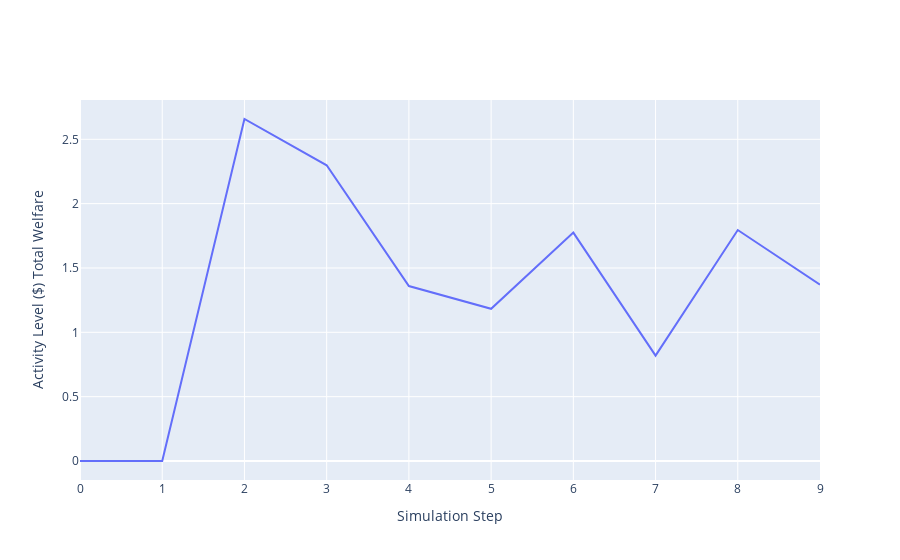

Write notebook code for a chart like this one.
### Markdown cell above
We can for example check the welfare (activity level) of this world (defined as the total contract sizes executed per step which in our case correspond to the total welfare)

### Code cell
import plotly.graph_objects as go

fig = go.Figure()
fig.add_trace(go.Scatter(y=world.stats["activity_level"], mode="lines"))
fig.update_layout(
    xaxis_title="Simulation Step", yaxis_title="Activity Level ($)\nTotal Welfare"
)
fig

### Figure 1 — Plotly figure (JSON) as saved in the notebook; plotly's stock layout.template omitted (floating-point values rounded to 4 significant figures)
{"data": [{"mode": "lines", "type": "scatter", "y": [0, 0, 2.658, 2.298, 1.36, 1.183, 1.775, 0.8191, 1.795, 1.371]}], "layout": {"xaxis": {"title": {"text": "Simulation Step"}}, "yaxis": {"title": {"text": "Activity Level ($)\nTotal Welfare"}}}}
